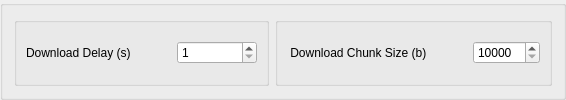
                <widget class="QGroupBox" name="gb1_10">
                 <property name="title">
                  <string/>
                 </property>
                 <property name="flat">
                  <bool>true</bool>
                 </property>
                 <layout class="QHBoxLayout" name="horizontalLayout_240">
                  <item>
                   <widget class="QGroupBox" name="groupBox_128">
                    <property name="title">
                     <string/>
                    </property>
                    <property name="flat">
                     <bool>false</bool>
                    </property>
                    <layout class="QHBoxLayout" name="horizontalLayout_235">
                     <item>
                      <widget class="QLabel" name="lb_download_chunk_size_3">
                       <property name="text">
                        <string>Download Delay (s)</string>
                       </property>
                      </widget>
                     </item>
                     <item>
                      <spacer name="horizontalSpacer_46">
                       <property name="orientation">
                        <enum>Qt::Horizontal</enum>
                       </property>
                       <property name="sizeHint" stdset="0">
                        <size>
                         <width>40</width>
                         <height>20</height>
                        </size>
                       </property>
                      </spacer>
                     </item>
                     <item>
                      <widget class="QSpinBox" name="download_delay">
                       <property name="minimumSize">
                        <size>
                         <width>80</width>
                         <height>0</height>
                        </size>
                       </property>
                       <property name="minimum">
                        <number>1</number>
                       </property>
                       <property name="maximum">
                        <number>999999</number>
                       </property>
                      </widget>
                     </item>
                    </layout>
                   </widget>
                  </item>
                  <item>
                   <widget class="QGroupBox" name="groupBox_8">
                    <property name="title">
                     <string/>
                    </property>
                    <property name="flat">
                     <bool>false</bool>
                    </property>
                    <layout class="QHBoxLayout" name="horizontalLayout_19">
                     <item>
                      <widget class="QLabel" name="lb_download_chunk_size">
                       <property name="text">
                        <string> Download Chunk Size (b)</string>
                       </property>
                      </widget>
                     </item>
                     <item>
                      <spacer name="horizontalSpacer_2">
                       <property name="orientation">
                        <enum>Qt::Horizontal</enum>
                       </property>
                       <property name="sizeHint" stdset="0">
                        <size>
                         <width>40</width>
                         <height>20</height>
                        </size>
                       </property>
                      </spacer>
                     </item>
                     <item>
                      <widget class="QSpinBox" name="download_chunk_size">
                       <property name="minimumSize">
                        <size>
                         <width>0</width>
                         <height>0</height>
                        </size>
                       </property>
                       <property name="minimum">
                        <number>10000</number>
                       </property>
                       <property name="maximum">
                        <number>10000000</number>
                       </property>
                      </widget>
                     </item>
                    </layout>
                   </widget>
                  </item>
                 </layout>
                </widget>
